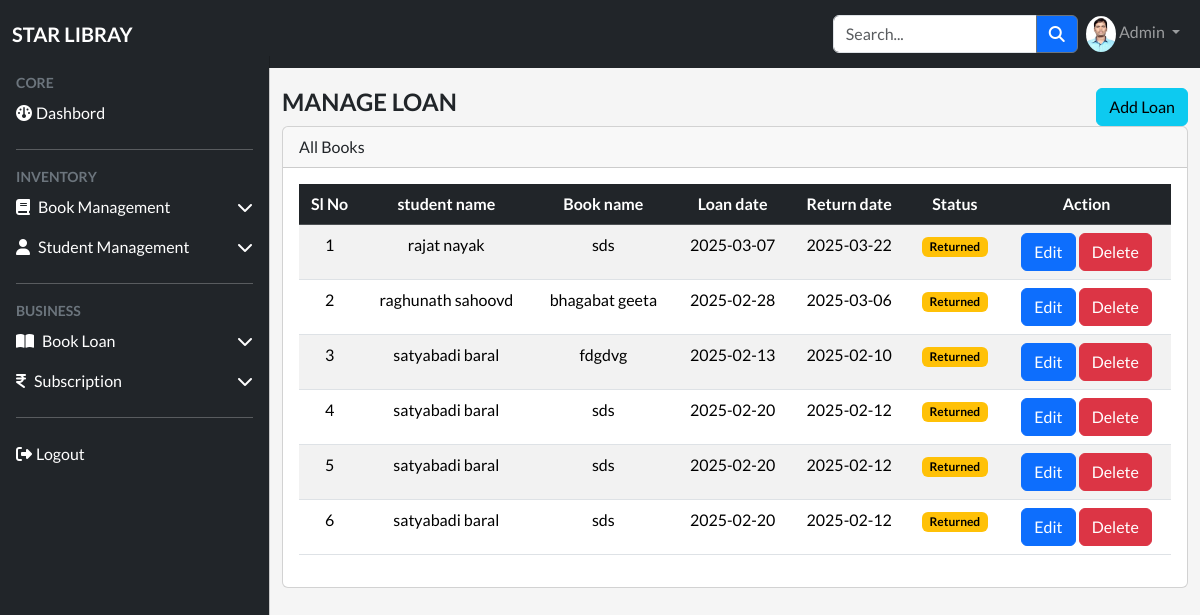
The app's page /loans/index.php with its own data.
### tables this page shows
CREATE TABLE `book_loans` (
  `id` int(11) NOT NULL,
  `books_id` int(11) DEFAULT NULL,
  `student_id` int(11) DEFAULT NULL,
  `loan_date` date DEFAULT NULL,
  `return_date` date DEFAULT NULL,
  `is_return` tinyint(4) NOT NULL DEFAULT 0,
  `created_at` timestamp NOT NULL DEFAULT current_timestamp(),
  `updated_at` timestamp NULL DEFAULT NULL
);

CREATE TABLE `students` (
  `id` int(11) NOT NULL,
  `name` varchar(255) DEFAULT NULL,
  `phone_no` varchar(15) DEFAULT NULL,
  `email` varchar(255) DEFAULT NULL,
  `address` text DEFAULT NULL,
  `status` tinyint(1) NOT NULL DEFAULT 1,
  `dob` date DEFAULT NULL,
  `created_at` timestamp NOT NULL DEFAULT current_timestamp(),
  `updated_at` timestamp NULL DEFAULT NULL
);

CREATE TABLE `books` (
  `id` int(11) NOT NULL,
  `title` varchar(255) DEFAULT NULL,
  `author` varchar(255) DEFAULT NULL,
  `publication_year` varchar(10) DEFAULT NULL,
  `isbn` varchar(255) DEFAULT NULL,
  `catagory_id` int(11) DEFAULT NULL,
  `status` tinyint(1) NOT NULL DEFAULT 1,
  `created_at` timestamp NOT NULL DEFAULT current_timestamp(),
  `updated_at` timestamp NULL DEFAULT NULL
);

### models/loan.php (called while the page is built, shortened)
<?php
function fetchloan($conn){
    $sql="select l.*,b.title as book_name,s.name as student_name from book_loans l
          inner join books b on l.books_id=b.id
          inner join students s on l.student_id=s.id order by l.id desc";
          $res=$conn->query($sql);
 return $conn->query($sql);
}
?>

### loans/index.php (the view, shortened to what this page needs)
<?php
include_once("../Config/database.php");
include_once(dir_url."models/loan.php");
$res=fetchloan($conn);
include_once(dir_url."include/header.php");
include_once(dir_url."include/navbar.php");
include_once(dir_url."include/sidebar.php");
?>
      <main class="mt-1 pt-3">
      <div class="container-fluid">
     <div class="d-flex justify-content-between">
      <h4 class="fw-bold text-uppercase">manage Loan</h4>
      <a href="<?php echo base_url;?>/loans/add_loan.php" class="btn btn-info">Add Loan</a>
      </div>
          <div class="card">
            <div class="card-header">
              All Books
            </div>
            <div class="card-body">
              <table id="datatable" class="table table-striped text-center" style="width:100%">
                <thead class="table-dark">
                    <tr class="text-center">
                      <th scope="col">Sl No</th>
                      <th scope="col">student name</th>
                      <th scope="col">Book name</th>
                      <th scope="col">Loan date</th>
                      <th scope="col">Return date</th>
                      <th scope="col">Status</th>
                      <th scope="col">Action</th>
                    </tr>
                </thead>
                <tbody>
                  <?php
                  $sl=0;
                  while($row=$res->fetch_assoc()){
                    $sl++;
                    ?>
                  <tr>
                  <td ><?php  echo  $sl;?></td>
                  <td><?php  echo $row['student_name'] ;?></td>
                  <td><?php  echo $row['book_name'] ;?></td>
                  <td><?php  echo $row['loan_date'] ;?></td>
                  <td><?php  echo $row['return_date'] ;?></td>
                  <td>
                    <?php
                    if($row['is_return']==1)
                    {
                      echo "<span class='badge text-bg-success'>active</span>" ;
                    }
                     else{
                      echo "<span class='badge text-bg-warning'>Returned</span>" ;
                     }
                     ?>
                </td>
                  <td><span class="btn btn-primary">
                    <a href="<?php  echo base_url;?>loans/edit_loan.php?action=edit&id=<?php echo $row['id']?>" class="text-white text-decoration-none">Edit</a>
                  </span>
                  <span class="btn btn-danger" onclick="return confirm('Are you sure you want to delete?');">
                      <a href="<?php  echo base_url;?>loans?action=delete&id=<?php echo $row['id']?>" class="text-white text-decoration-none">Delete</a>
                  </span>
                    </td>
                      <?php  } ?>
                  </tr>
                </tbody>
              </table>
            </div>
          </div>
      </div>
      </main>
      <?php
include_once(dir_url."include/footer.php");
?>

### include/header.php (shortened to what this page needs)
<!DOCTYPE html>
<html lang="en">
  <head>
    <link
      href="https://cdn.jsdelivr.net/npm/bootstrap@5.3.3/dist/css/bootstrap.min.css"
      rel="stylesheet"
      integrity="sha
    384-QWTKZyjpPEjISv5WaRU9OFeRpok6YctnYmDr5pNlyT2bRjXh0JMhjY6hW+ALEwIH"
/>
      <link rel="stylesheet" href="https://cdnjs.cloudflare.com/ajax/libs/font-awesome/6.7.1/css/all.min.css">
      <link rel="stylesheet" href="https://cdn.datatables.net/2.2.2/css/dataTables.bootstrap5.css">
      <link rel="stylesheet" href="<?php echo base_url;?>./assets/css/Style.css">
  </head>
  <body>

### include/navbar.php (shortened to what this page needs)
<nav class="navbar navbar-expand-lg navbar-dark  navbar-dark bg-dark sticky-top">
      <div class="container-fluid">
        <a class="navbar-brand text-uppercase fw-bold me-auto" href="#" >Star libray</a>
        <div class="collapse navbar-collapse" id="navbarSupportedContent">
          <form class="d-flex ms-auto" role="search">
            <div class="input-group my-2 my-lg-0">
              <input type="text" class="form-control"  aria-label="Recipient's username" aria-describedby="button-addon2" placeholder="Search...">
              <button class="btn btn-outline-secondary btn-primary" type="button" id="button-addon2"><i class="fa-solid fa-magnifying-glass text-white"></i></button>
            </div>
          </form>
          <ul class="navbar-nav  mb-2 mb-lg-0">
            <li class="nav-item dropdown">
              <a class="nav-link dropdown-toggle" href="#" role="button" data-bs-toggle="dropdown" aria-expanded="false">
                <img src="<?php echo base_url;?>./assets/images/p.jpeg" alt="" class="admin-icon">
                Admin
              </a>
            </li>
          </ul>
        </div>
      </div>
    </nav>

### include/sidebar.php (shortened to what this page needs)
<div class="offcanvas offcanvas-start bg-dark text-white sidebar-nav" tabindex="-1" id="offcanvasExample" aria-labelledby="offcanvasExampleLabel">
        <div class="offcanvas-body">
          <ul class="navbar-nav me-auto mb-2 mb-lg-0">
            <li class="nav-item">
              <div class="text-secondary text-uppercase small fw-bold">Core</div>
            </li>
            <li class="nav-item my-0">
              <a class="nav-link active" aria-current="page" href="<?php echo base_url?>\Dashbord.php"><i class="fa-solid fa-gauge me-1"></i>Dashbord</a>
            </li>
            <li class="nav-item my-0">
              <hr>
            </li>
            <li class="nav-item">
              <div class="text-secondary text-uppercase small fw-bold">inventory</div>
            </li>
            <li class="nav-item">
              <a class="nav-link active sidebar-link" data-bs-toggle="collapse" href="#bookmgmt" role="button" aria-expanded="false" aria-controls="bookmgmt">
                <i class="fa-solid fa-book me-2"></i>Book Management <span class="right-icon float-end"><i class="fa-solid fa-chevron-down "></i></span>
              </a>
            </li>
            <li class="nav-item">
              <a class="nav-link active sidebar-link" data-bs-toggle="collapse" href="#studentmgmt" role="button" aria-expanded="false" aria-controls="studentmgmt">
                <i class="fa-solid fa-user me-2"></i>Student Management <span class="right-icon float-end"><i class="fa-solid fa-chevron-down "></i></span>
              </a>
            </li>
            <li class="nav-item my-0">
              <hr>
            </li>
            <li class="nav-item">
              <div class="text-secondary text-uppercase small fw-bold">Business</div>
            </li>
            <li class="nav-item">
              <a class="nav-link active sidebar-link" data-bs-toggle="collapse" href="#lonemgmt" role="button" aria-expanded="false" aria-controls="lonemgmt">
                <i class="fa-solid fa-book-open me-2"></i>Book Loan <span class="right-icon float-end"><i class="fa-solid fa-chevron-down "></i></span>
              </a>
            </li>
            <li class="nav-item">
              <a class="nav-link active sidebar-link" data-bs-toggle="collapse" href="#Subscriptionmgmt" role="button" aria-expanded="false" aria-controls="Subscriptionmgmt">
                <i class="fa-solid fa-indian-rupee-sign me-2"></i>Subscription <span class="right-icon float-end"><i class="fa-solid fa-chevron-down "></i></span>
              </a>
            </li>
            <li class="nav-item my-0">
              <hr>
            </li>
            <li class="nav-item my-0">
              <a class="nav-link active" aria-current="page" href="#"><i class="fa-solid fa-right-from-bracket me-1"></i>Logout</a>
            </li>
          </ul>
        </div>
      </div>

### include/footer.php (shortened to what this page needs)
</body>

### assets/css/Style.css (style rules this page uses)
body { font-family: "Lato", sans-serif; font-weight: 400; font-style: normal; background-color:whitesmoke }
:root { --offconvas-width:270px; --topnavbarHeight:56px; }
.admin-icon { width: 30Px; border-radius: 100%; }
.sidebar-nav { width: var(--offconvas-width) !important; top:var(--topnavbarHeight); }
.sidebar-link .right-icon { transition: all 0.5s; }
@media (min-width:992px) { .sidebar-nav { transform: none !important; visibility: visible !important; top:var(--topnavbarHeight) !important; } }
@media (min-width:992px) { main { margin-left: var(--offconvas-width); } }

### records on screen
book_loans: student.name "rajat nayak", books.title "sds", loan_date "2025-03-07", return_date "2025-03-22", is_return "Returned"
book_loans: student.name "raghunath sahoovd", books.title "bhagabat geeta", loan_date "2025-02-28", return_date "2025-03-06", is_return "Returned"
book_loans: student.name "satyabadi baral", books.title "fdgdvg", loan_date "2025-02-13", return_date "2025-02-10", is_return "Returned"
book_loans: student.name "satyabadi baral", books.title "sds", loan_date "2025-02-20", return_date "2025-02-12", is_return "Returned"
book_loans: student.name "satyabadi baral", books.title "sds", loan_date "2025-02-20", return_date "2025-02-12", is_return "Returned"
book_loans: student.name "satyabadi baral", books.title "sds", loan_date "2025-02-20", return_date "2025-02-12", is_return "Returned"
